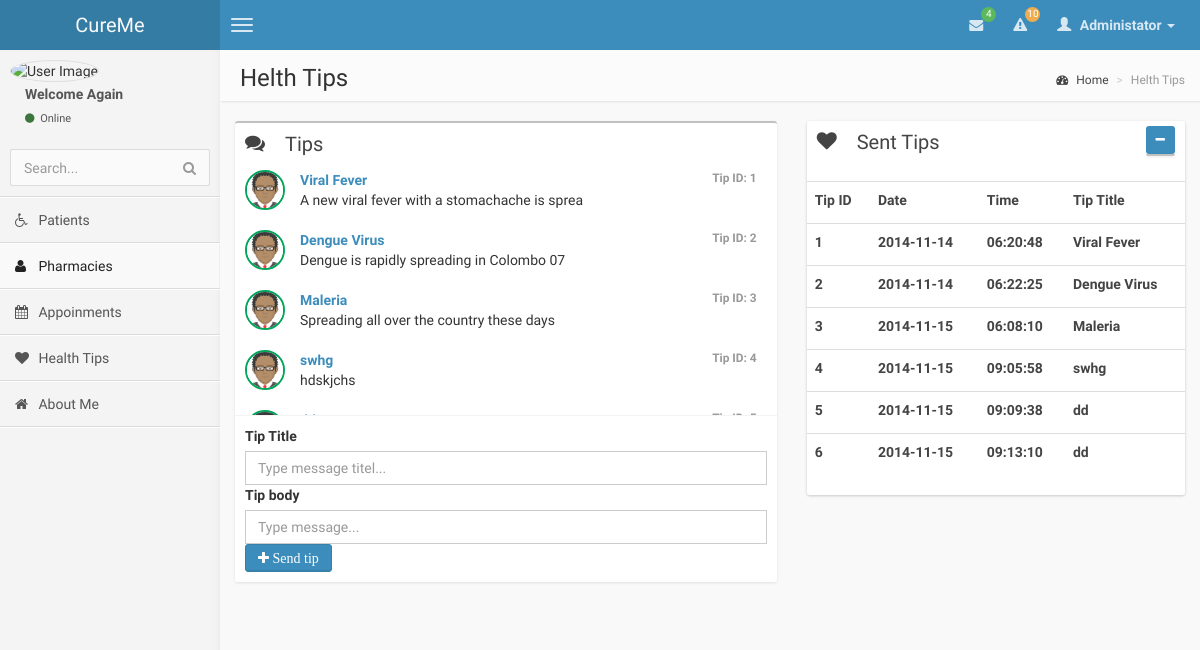
The page /views/doctor/healthtips.php (signed in) on the database as committed earlier.
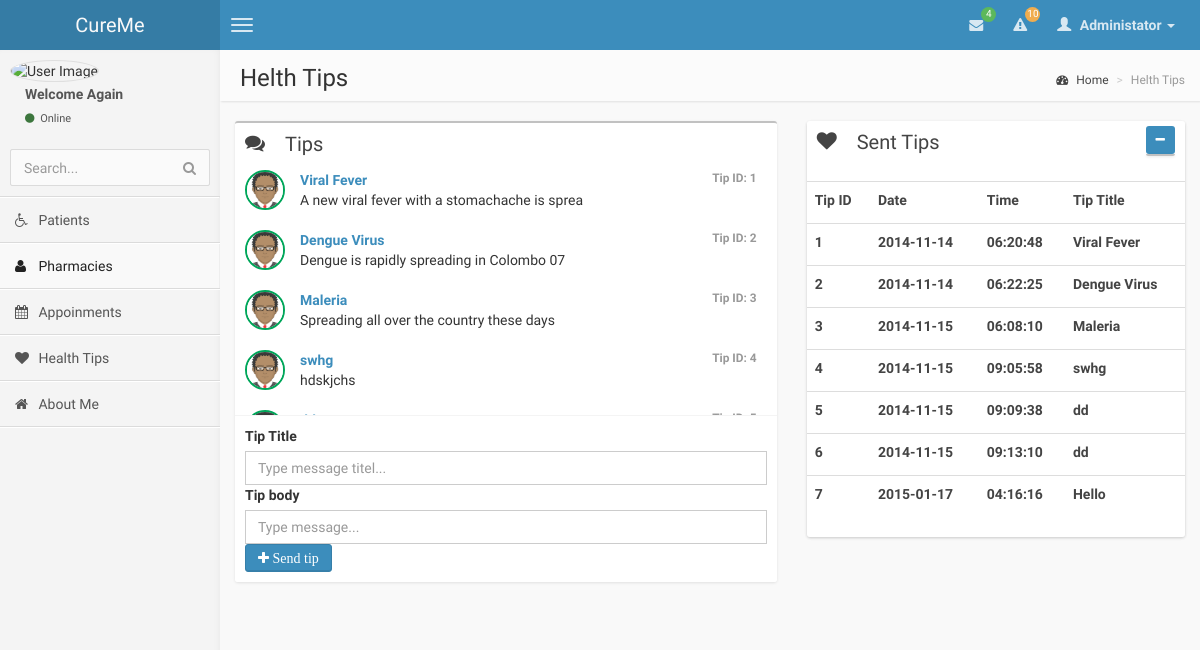
The same page on the database as committed later.
### tables this page shows
CREATE TABLE IF NOT EXISTS `healthtip` (
  `tip_Id` int(11) NOT NULL,
  `tip_Type` varchar(45) DEFAULT NULL,
  `tip_Content` varchar(45) DEFAULT NULL,
  `tip_Date` date DEFAULT NULL,
  `tip_Time` time NOT NULL,
  PRIMARY KEY (`tip_Id`)
);

### classes/config.php (called while the page is built)
<?php
class Config
{
	public static function get($path=null)
	{
		if($path)
		{
			$config=$GLOBALS['config'];
			$path=explode('/',$path);
			foreach($path as $bit)
				{
					if(isset($config[$bit])){
						$config=$config[$bit];
					}
				}
		return($config);
		}
	}
}

### classes/db.php (called while the page is built, shortened)
<?php
class DB{
	private static $_instance=null;
	private $_pdo,
			$_query,
			$_error=false,
			$_result,
			$_count=0;
	private function __construct(){
	try{
		$this->_pdo=new PDO('mysql:host=' . Config::get('mysql/host') . ';dbname=' . Config::get('mysql/db') ,Config::get('mysql/username'),Config::get('mysql/password'));
		}
	catch(PDOException $e)
		{
		die($e->getMessage());
		}
	}
	public static function getInstance()
	{
	 if(!isset(self::$_instance))
	 {
		self::$_instance =new DB();
	 }
	 return self::$_instance;
	}
	public function  query($sql, $params=array())
	{
		if($this->_query = $this->_pdo->prepare($sql))
		{
				if($this->_query->execute()){
					$this->_result = $this->_query->fetchAll(PDO::FETCH_OBJ);
					}
				else{
					$this->_error=true;
				}
		}
		return($this);
	}
	public function results()
	{
		return $this->_result;
	}
}
?>

### views/doctor/healthtips.php (the view, shortened to what the changed rows need)
<!DOCTYPE html>
<html>
<head>
    <link href="../../css/bootstrap.min.css" rel="stylesheet" type="text/css" />
    <link href="../../css/font-awesome.min.css" rel="stylesheet" type="text/css" />
    <link href="../../css/ionicons.min.css" rel="stylesheet" type="text/css" />
    <link href="../../css/morris/morris.css" rel="stylesheet" type="text/css" />
    <link href="../../css/jvectormap/jquery-jvectormap-1.2.2.css" rel="stylesheet" type="text/css" />
    <link href="../../css/datepicker/datepicker3.css" rel="stylesheet" type="text/css" />
    <link href="../../css/daterangepicker/daterangepicker-bs3.css" rel="stylesheet" type="text/css" />
    <link href="../../css/bootstrap-wysihtml5/bootstrap3-wysihtml5.min.css" rel="stylesheet" type="text/css" />
    <link href="../../css/AdminLTE.css" rel="stylesheet" type="text/css" />
</head>
<body class="skin-blue">
<?php
require('header.php');
require('navigation.php');
?>
<div class="wrapper row-offcanvas row-offcanvas-left">
<aside class="right-side">
    <section class="content-header">
        <h1>
            Helth Tips
        </h1>
    </section>
    <section class="content">
        <div class="row">
            <section class="col-lg-7 connectedSortable ">
				<?php
				$db=DB::getInstance();
				$db->query('SELECT * FROM healthtip');
				$a=$db->results();
				?>
                <div class="box">
					<div class='box-body chat' id='chat-box'>
					<?php
					foreach ($a as $ab){
						echo"<div class='item'>
                            <img src='img/avatar.png' alt='user image' class='online'/>
                            <p class='message'>
                                <a href='#' class='name'>
                                    <small class='text-muted pull-right'>Tip ID: ".$ab->tip_Id."</small>".$ab->tip_Type."
                                </a>".$ab->tip_Content."</p>
							</div>";
					}
					?>
                    </div>
            </section>
            <section class="col-lg-5 connectedSortable ui-sortable">
                <div class="box box-solid">
                    <div class="box  box-solid">
                        <div class="box-header">
                            <table class="table box-solid">
                                <tbody>
                                <div class="pull-right box-tools">
									<div class="box box-body no-padding ">
									<?php
										foreach ($a as $ab){
											echo
												"<tr >
													<td>
														<label>
															".$ab->tip_Id."
														</label>
													</td>
													<td>
														<label>
															".$ab->tip_Date."
														</label>
													</td>
													<td>
														<label>
															".$ab->tip_Time."
														</label>
													</td>
													<td>
														<label>
															".$ab->tip_Type."
														</label>
													</td>";
										}
									?>
                                </div>
                                </div>
                                </tbody>
                            </table>
                        </div>
                </div>
            </section>
        </div>
    </div>
</body>
</html>

Rows that differ between the two databases and show on the page:
added healthtip: tip_Id "7", tip_Date "2015-01-17", tip_Time "04:16:16", tip_Type "Hello", shown under "Sent Tips"
